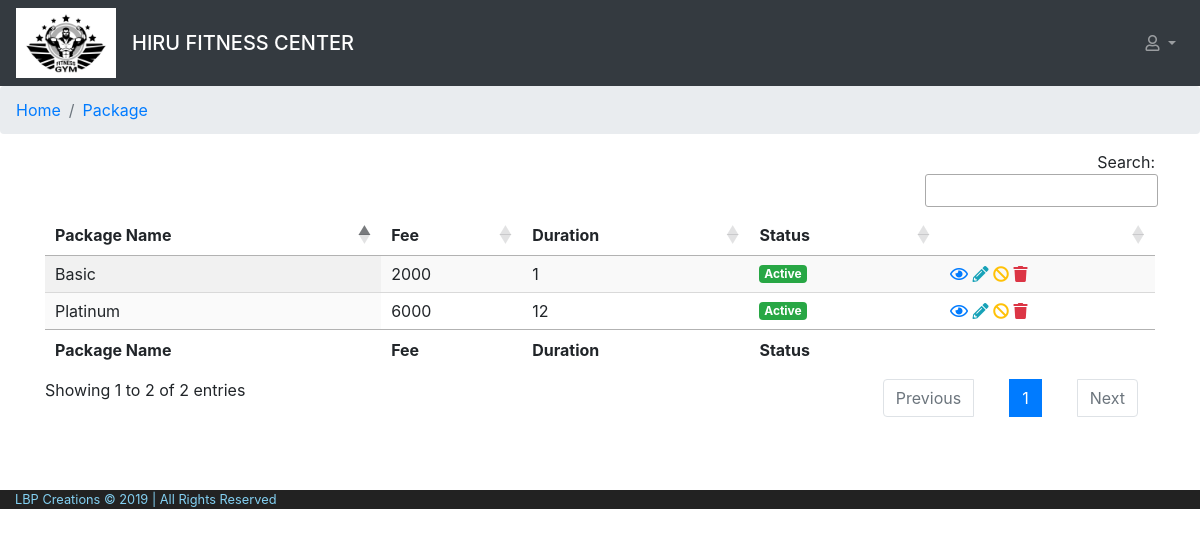
The app's page /cms/view/Package.php with its own data.
### tables this page shows
CREATE TABLE `package` (
  `package_id` int(20) NOT NULL,
  `package_name` varchar(255) NOT NULL,
  `package_description` text NOT NULL,
  `fee` float NOT NULL,
  `duration` int(11) NOT NULL,
  `status` char(1) NOT NULL COMMENT 'A = Active , I = Inactive, D = Deleted'
);

### model/package.php (called while the page is built, shortened)
<?php
class Package{
    public static function displayAllPackage(){
        $con=$GLOBALS['con'];
        $sql="  SELECT  package.package_id,
                        package.package_name,
                        package.fee,
                        package.duration,
                        package.status
                FROM package
                WHERE package.status != 'D'
                ORDER BY package_id DESC";
        $result=$con->query($sql);
        return $result;
    }
}

### cms/view/Package.php (the view, shortened to what this page needs)
<?php include '../layout/header.php'; ?>
<?php include '../../model/package.php'; ?>
<?php
$allPackage = Package::displayAllPackage();
?>
<body>
    <?php include '../layout/navBar.php';?>
    <nav aria-label="breadcrumb">
    <ol class="breadcrumb">
        <li class="breadcrumb-item" aria-current="page"><a href="dashboard.php">Home</a></li>
        <li class="breadcrumb-item active" aria-current="page"><a href="#">Package</a></li>
    </ol>
    </nav>
    <div class="container">
        <table id="example" class="display" style="width:100%">
            <thead>
                <tr>
                    <th>Package Name</th>
                    <th>Fee</th>
                    <th>Duration</th>
                    <th>Status</th>
                    <th>&nbsp;</th>
                </tr>
            </thead>
            <tbody>
                <?php
                    while($row = $allPackage->fetch_assoc()) {
                        if($row['status']==Package::ACTIVE){
                            $status="Active";
                        }elseif($row['status']==Package::INACTIVE){
                            $status="Inactive";
                        }
                ?>
                <tr <?php if($row['status']==Package::DELETED){ echo "style='display: none;'";}?>>
                    <td><?php echo ucfirst($row['package_name']); ?></td>
                    <td><?php echo ucfirst($row['fee']); ?></td>
                    <td><?php echo $row['duration']; ?></td>
                    <td><span class="badge <?php if($row['status']==Package::ACTIVE){echo "badge-success";}else{echo "badge-danger";}?>"><?php echo $status; ?></span></td>
                    <td>
                            <a data-toggle="tooltip" data-placement="top" title="View" href="../../controller/packageController.php?package_id=<?php echo $row['package_id']?>&status=View"><i class="far fa-eye text-primary"></i></a>
                            <a data-toggle="tooltip" data-placement="top" title="Edit" href="../../controller/packageController.php?package_id=<?php echo $row['package_id']?>&status=Edit"><i class="fas fa-pencil-alt text-info"></i></a>
                        <?php
                            $packageId = $row['package_id'];
                            if($row['status']==Package::ACTIVE){
                                echo "<a data-toggle='tooltip' data-placement='top' title='Deactivate' href='../../controller/packageController.php?package_id='.$packageId.'&status=Deactivate'><i class='fas fa-ban text-warning'></i></a>";
                            }elseif($row['status']==Package::INACTIVE){
                                echo "<a data-toggle='tooltip' data-placement='top' title='Activate' href='../../controller/packageController.php?package_id='.$packageId.'&status=Activate'><i class='far fa-check-circle text-success'></i></a>";
                            }
                        ?>
                            <a data-toggle="tooltip" data-placement="top" title="Delete"><i class="fas fa-trash text-danger"></i></a>
                    </td>
                </tr>
                    <?php } ?>
            </tbody>
            <tfoot>
                <tr>
                    <th>Package Name</th>
                    <th>Fee</th>
                    <th>Duration</th>
                    <th>Status</th>
                    <th>&nbsp;</th>
                </tr>
            </tfoot>
        </table>
    </div>
<?php include '../layout/footer.php';?>

### public/css/layout.css (style rules this page uses)
body { background-color: #ffffff; }
a { text-decoration: none !important; }

### records on screen
package: package_name "Platinum", fee "6000", duration "12", status "Active"
package: package_name "Basic", fee "2000", duration "1", status "Active"

### other values on screen
SYSTEM_BUSINESS_NAME "HIRU FITNESS CENTER"
